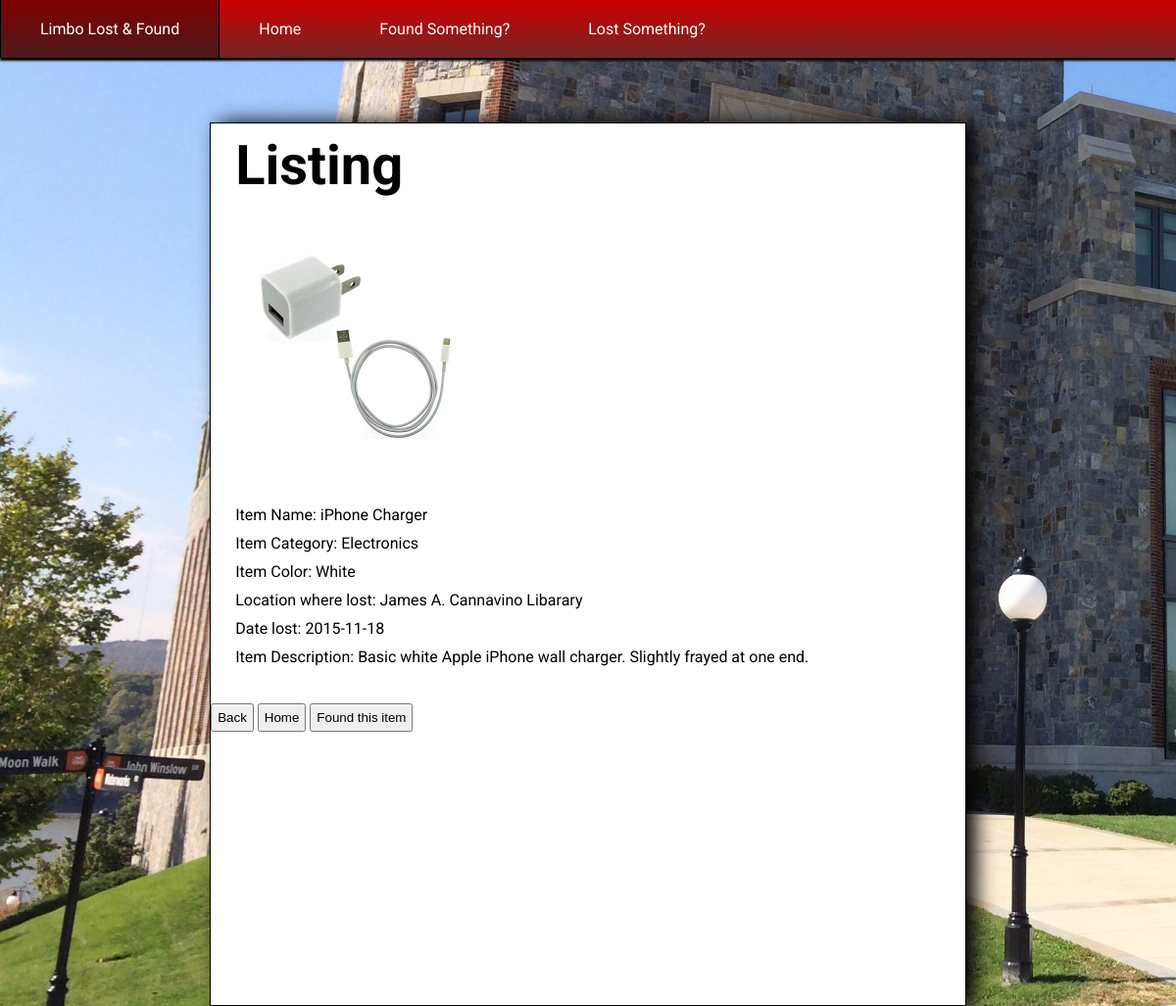
The app's page /results.php?id=1 with its own data.
### tables this page shows
CREATE TABLE IF NOT EXISTS stuff(
id INT PRIMARY KEY AUTO_INCREMENT,
item TEXT NOT NULL,
location_id INT NOT NULL,
category SET('Electronics', 'Clothing', 'School Supplies', 'Other') NOT NULL,
color TEXT NOT NULL,
description TEXT NOT NULL,
item_date DATE NOT NULL,
create_date DATE NOT NULL,
update_date DATE NOT NULL,
room TEXT,
owner TEXT,
finder TEXT,
status SET('Found', 'Lost', 'Claimed') NOT NULL,
image TEXT,
FOREIGN KEY (location_id) REFERENCES locations(id)
);

CREATE TABLE IF NOT EXISTS locations(
id INT PRIMARY KEY AUTO_INCREMENT,
create_date DATETIME NOT NULL,
update_date DATETIME NOT NULL,
location_name TEXT NOT NULL);

### includes/helpers.php (the view, shortened to what this page needs)
<?php
function buildEmailButton($dbc, $id){
  $query = 'SELECT status FROM stuff WHERE id =' . $id;
  $results = mysqli_query($dbc , $query);
  if($results){
    while ($row = mysqli_fetch_array($results, MYSQLI_ASSOC)){
        if ($row['status'] == "Found") {
             echo '<input type="button" onclick="location.href=\'email.php\';" value="Claim item">';
        } else if ($row['status'] == "Lost") {
             echo '<input type="button" onclick="location.href=\'email.php\';" value="Found this item">';
        }
     }
  }
}
function show_listing($dbc, $id) {
  $query = 'SELECT * FROM stuff LEFT JOIN locations ON stuff.location_id=locations.id WHERE stuff.id = ' . $id;
  $results = mysqli_query( $dbc , $query ) ;
  if( $results )
  {
      echo '<H1>Listing</H1>' ;
      if( $row = mysqli_fetch_array( $results , MYSQLI_ASSOC ) )
      {
        echo '<img src="' . $row['image'] . '" style="width:200px; height: auto; margin:50px" />';
        echo '<p>Item Name: ' . $row['item'] . '</p>';
        echo '<p>Item Category: ' . $row['category'] . '</p>';
        echo '<p>Item Color: ' . $row['color'] . '</p>';
        if($row['location_name'])
          echo '<p>Location where ' . strtolower($row['status']) . ': ' . $row['location_name'] . '</p>';
        echo '<p>Date ' . strtolower($row['status']) . ': ' . $row['item_date'] .'</p>';
        echo '<p>Item Description: ' . $row['description'] . '</p>';
      }
  }
}

### templates/sharedStyle.css (style rules this page uses)
html { height: 100%; background-image: url("../images/hancock2-2.jpg"); background-size: cover; background-repeat: no-repeat; background-attachment: fixed; position: relative; font-family: 'Roboto', sans-serif; }
body { height: 100%; }
input[type="button"] { padding: 5px; }
#mainForm h1, p, h3 { padding-top: 10px; padding-left: 25px; margin-top: 0px; margin-bottom: 0px; }
#mainForm h1 { font-size: 350%; }

### records on screen
stuff: image (picture), item "iPhone Charger", category "Electronics", color "White", status "lost", location.location_name "James A. Cannavino Libarary", item_date "2015-11-18", description "Basic white Apple iPhone wall charger. Slightly frayed at one end."
